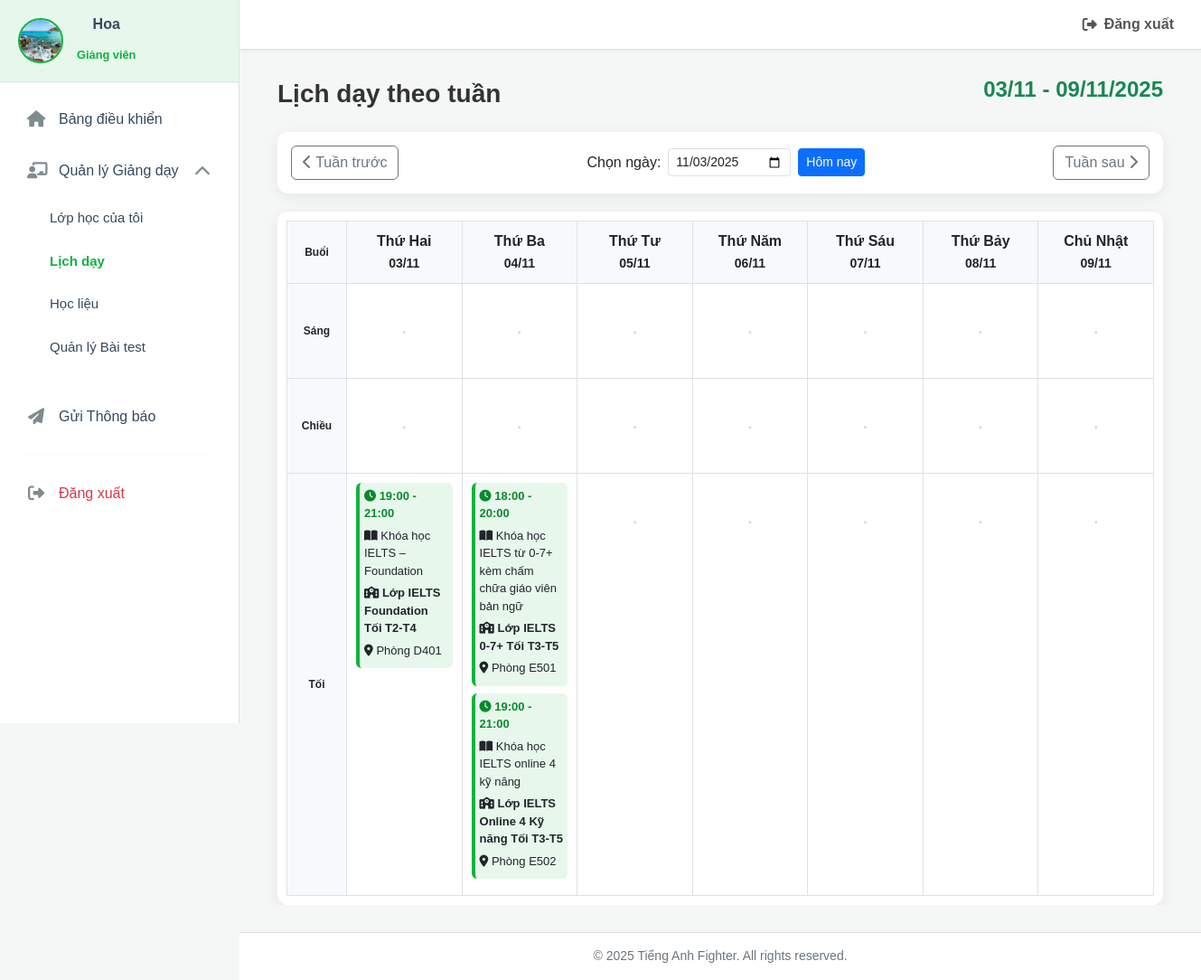
The app's page /admin/admin.php?nav=teacher_schedule (signed in) with its own data.
### tables this page shows
CREATE TABLE `giangvien` (
  `id_giangvien` int(11) NOT NULL,
  `ten_giangvien` varchar(100) NOT NULL,
  `so_dien_thoai` varchar(15) DEFAULT NULL,
  `mat_khau` varchar(255) DEFAULT NULL,
  `email` varchar(100) DEFAULT NULL,
  `mo_ta` text DEFAULT NULL COMMENT 'Mô tả chuyên môn, kinh nghiệm của giảng viên',
  `hinh_anh` varchar(255) DEFAULT NULL
);

CREATE TABLE `lichhoc` (
  `id_lichhoc` int(11) NOT NULL,
  `id_lop` varchar(50) NOT NULL,
  `ngay_hoc` date NOT NULL,
  `gio_bat_dau` time NOT NULL,
  `gio_ket_thuc` time NOT NULL,
  `phong_hoc` varchar(100) DEFAULT NULL COMMENT 'Tên phòng học hoặc link học Online',
  `ghi_chu` text DEFAULT NULL
);

CREATE TABLE `khoahoc` (
  `id_khoahoc` int(11) NOT NULL,
  `ten_khoahoc` varchar(100) DEFAULT NULL,
  `mo_ta` text DEFAULT NULL,
  `thoi_gian` int(11) DEFAULT NULL COMMENT 'Thời lượng khóa học (tính bằng số buổi)',
  `chi_phi` int(11) DEFAULT NULL,
  `hinh_anh` varchar(255) DEFAULT NULL,
  `danh_gia_tb` decimal(3,2) DEFAULT NULL,
  `cap_do` varchar(50) DEFAULT NULL COMMENT 'Cấp độ của khóa học (Beginner, Intermediate, IELTS 5.0+,...)'
);

CREATE TABLE `lop_hoc` (
  `id_lop` varchar(50) NOT NULL,
  `id_khoahoc` int(11) NOT NULL,
  `ten_lop` varchar(100) NOT NULL,
  `id_giangvien` int(11) DEFAULT NULL COMMENT 'Giảng viên trực tiếp đứng lớp',
  `so_luong_hoc_vien` int(11) DEFAULT 0,
  `trang_thai` enum('dang hoc','da xong') DEFAULT 'dang hoc'
);

### admin/modules/teacher/teacher_schedule.php (the view, shortened to what this page needs)
<?php
$id_giangvien = $_SESSION['id_giangvien'];
$selected_date_str = $_GET['date'] ?? 'today';
try {
    $current_date = new DateTime($selected_date_str);
} catch (Exception $e) {
    $current_date = new DateTime('today');
}
$current_date->setISODate((int)$current_date->format('Y'), (int)$current_date->format('W'));
$start_of_week_dt = clone $current_date;
$end_of_week_dt = (clone $start_of_week_dt)->modify('+6 days');
$start_of_week_sql = $start_of_week_dt->format('Y-m-d');
$end_of_week_sql = $end_of_week_dt->format('Y-m-d');
$prev_week_dt = (clone $start_of_week_dt)->modify('-1 week');
$next_week_dt = (clone $start_of_week_dt)->modify('+1 week');
$days_of_week = ['Monday', 'Tuesday', 'Wednesday', 'Thursday', 'Friday', 'Saturday', 'Sunday'];
$vietnamese_days = ['Thứ Hai', 'Thứ Ba', 'Thứ Tư', 'Thứ Năm', 'Thứ Sáu', 'Thứ Bảy', 'Chủ Nhật'];
$sql_schedule = "
    SELECT lh.ngay_hoc, lh.gio_bat_dau, lh.gio_ket_thuc, lh.phong_hoc, l.ten_lop, kh.ten_khoahoc
    FROM lichhoc lh
    JOIN lop_hoc l ON lh.id_lop = l.id_lop
    JOIN khoahoc kh ON l.id_khoahoc = kh.id_khoahoc
    WHERE l.id_giangvien = ? AND lh.ngay_hoc BETWEEN ? AND ?
    ORDER BY lh.ngay_hoc, lh.gio_bat_dau ASC
";
$stmt = $conn->prepare($sql_schedule);
$stmt->bind_param('iss', $id_giangvien, $start_of_week_sql, $end_of_week_sql);
$stmt->execute();
$result = $stmt->get_result();
$sessions = ['Sáng', 'Chiều', 'Tối'];
$schedule_matrix = array_fill_keys($sessions, array_fill_keys($days_of_week, []));
while ($row = $result->fetch_assoc()) {
    $day_of_week = date('l', strtotime($row['ngay_hoc']));
    $start_time = $row['gio_bat_dau'];
    $session = '';
    if ($start_time < MORNING_END) {
        $session = 'Sáng';
    } elseif ($start_time < AFTERNOON_END) {
        $session = 'Chiều';
    } else {
        $session = 'Tối';
    }
    if ($session) {
        $schedule_matrix[$session][$day_of_week][] = $row;
    }
}
?>
<div class="container-fluid">
    <div class="page-header d-flex justify-content-between align-items-center mb-4 flex-wrap gap-2">
        <h1 class="title-color mb-0" style="border:none; padding-bottom: 0;">Lịch dạy theo tuần</h1>
        <h4 class="text-success fw-bold d-none d-md-block">
            <?php echo $start_of_week_dt->format("d/m") . " - " . $end_of_week_dt->format("d/m/Y"); ?>
        </h4>
    </div>
    <div class="week-navigation animated-card">
        <a href="?nav=teacher_schedule&date=<?php echo $prev_week_dt->format('Y-m-d'); ?>"
            class="btn btn-outline-secondary">
            <i class="fa-solid fa-chevron-left"></i> Tuần trước
        </a>
        <div class="d-flex align-items-center gap-2">
            <label for="date-picker" class="col-form-label text-nowrap">Chọn ngày:</label>
            <input type="date" class="form-control form-control-sm" id="date-picker"
                value="<?php echo $start_of_week_dt->format('Y-m-d'); ?>">
            <a href="?nav=teacher_schedule" class="btn btn-sm btn-primary text-nowrap">Hôm nay</a>
        </div>
        <a href="?nav=teacher_schedule&date=<?php echo $next_week_dt->format('Y-m-d'); ?>"
            class="btn btn-outline-secondary">
            Tuần sau <i class="fa-solid fa-chevron-right"></i>
        </a>
    </div>
    <div class="schedule-table-wrapper animated-card" style="animation-delay: 200ms;">
        <table class="weekly-schedule-table">
            <thead>
                <tr>
                    <th class="session-cell">Buổi</th>
                    <?php for ($i = 0; $i < 7; $i++):
                        $day_dt = (clone $start_of_week_dt)->modify("+$i days");
                    ?>
                        <th>
                            <?php echo $vietnamese_days[$i]; ?><br>
                            <small><?php echo $day_dt->format('d/m'); ?></small>
                        </th>
                    <?php endfor; ?>
                </tr>
            </thead>
            <tbody>
                <?php foreach ($sessions as $session): ?>
                    <tr>
                        <td class="session-cell"><strong><?php echo $session; ?></strong></td>
                        <?php foreach ($days_of_week as $day): ?>
                            <td>
                                <?php if (!empty($schedule_matrix[$session][$day])): ?>
                                    <?php foreach ($schedule_matrix[$session][$day] as $item): ?>
                                        <div class="schedule-item">
                                            <p class="time">
                                                <i class="fa-solid fa-clock"></i>
                                                <?php echo date("H:i", strtotime($item['gio_bat_dau'])) . ' - ' . date("H:i", strtotime($item['gio_ket_thuc'])); ?>
                                            </p>
                                            <p>
                                                <i class="fa-solid fa-book-open"></i>
                                                <?php echo htmlspecialchars($item['ten_khoahoc']); ?>
                                            </p>
                                            <p>
                                                <i class="fa-solid fa-school"></i>
                                                <strong><?php echo htmlspecialchars($item['ten_lop']); ?></strong>
                                            </p>
                                            <p>
                                                <i class="fa-solid fa-map-marker-alt"></i>
                                                <?php echo htmlspecialchars($item['phong_hoc']); ?>
                                            </p>
                                        </div>
                                    <?php endforeach; ?>
                                <?php else: ?>
                                    <div class="text-center py-4">
                                        <span class="no-schedule-dot">&middot;</span>
                                    </div>
                                <?php endif; ?>
                            </td>
                        <?php endforeach; ?>
                    </tr>
                <?php endforeach; ?>
            </tbody>
        </table>
    </div>
</div>

### admin/modules/teacher/teacher_menu.php (shortened to what this page needs)
<?php
$id_giangvien = $_SESSION['id_giangvien'] ?? null;
$teacher_avatar = '../images/logo.png';
if ($id_giangvien) {
    $sql_teacher = "SELECT hinh_anh FROM giangvien WHERE id_giangvien = ?";
    $stmt_teacher = $conn->prepare($sql_teacher);
    $stmt_teacher->bind_param("i", $id_giangvien);
    $stmt_teacher->execute();
    $result_teacher = $stmt_teacher->get_result();
    if ($row_teacher = $result_teacher->fetch_assoc()) {
        if (!empty($row_teacher['hinh_anh'])) {
            $teacher_avatar = "../" . $row_teacher['hinh_anh'];
        }
    }
}
$current_page = $_GET['nav'] ?? '';
$teaching_management_pages = [
    'teacher_classes',
    'lichhoc',
    'teacher_materials',
    'question',
    'ds_cauhoi_gv',
    'kqhocvien_gv',
    'teacher_schedule'
];
$is_teaching_management_active = in_array($current_page, $teaching_management_pages);
?>
<div class="sidebar-header teacher-header">
    <div class="teacher-info">
        <img src="<?php echo htmlspecialchars($teacher_avatar); ?>" alt="Avatar Giảng viên" onerror="this.src='../images/logo.png';">
        <div>
            <p class="name"><?php echo htmlspecialchars($_SESSION['teacher_name']); ?></p>
            <span class="role">Giảng viên</span>
        </div>
    </div>
</div>
<nav class="admin-nav">
    <ul>
        <li>
            <a href="./admin.php" class="<?php echo ($current_page == '') ? 'active' : ''; ?>">
                <i class="fa-solid fa-house"></i>
                <span>Bảng điều khiển</span>
            </a>
        </li>
        <li>
            <a href="#teachingSubmenu" data-bs-toggle="collapse" aria-expanded="<?php echo $is_teaching_management_active ? 'true' : 'false'; ?>" class="nav-link-collapse <?php echo $is_teaching_management_active ? '' : 'collapsed'; ?>">
                <i class="fa-solid fa-chalkboard-user"></i>
                <span>Quản lý Giảng dạy</span>
                <i class="collapse-arrow fa-solid fa-chevron-down ms-auto"></i>
            </a>
            <ul class="collapse list-unstyled <?php echo $is_teaching_management_active ? 'show' : ''; ?>" id="teachingSubmenu">
                <li>
                    <a href="./admin.php?nav=teacher_classes" class="<?php echo in_array($current_page, ['teacher_classes', 'lichhoc']) ? 'active' : ''; ?>">
                        Lớp học của tôi
                    </a>
                </li>
                <li>
                    <a href="./admin.php?nav=teacher_schedule" class="<?php echo ($current_page == 'teacher_schedule') ? 'active' : ''; ?>">
                        Lịch dạy
                    </a>
                </li>
                <li>
                    <a href="./admin.php?nav=teacher_materials" class="<?php echo ($current_page == 'teacher_materials') ? 'active' : ''; ?>">
                        Học liệu
                    </a>
                </li>
                <li>
                    <a href="./admin.php?nav=question" class="<?php echo in_array($current_page, ['question', 'ds_cauhoi_gv', 'kqhocvien_gv']) ? 'active' : ''; ?>">
                        Quản lý Bài test
                    </a>
                </li>
            </ul>
        </li>
        <li>
            <a href="./admin.php?nav=teacher_notifications" class="<?php echo ($current_page == 'teacher_notifications') ? 'active' : ''; ?>">
                <i class="fa-solid fa-paper-plane"></i>
                <span>Gửi Thông báo</span>
            </a>
        </li>
        <hr>
        <li>
            <a href="modules/logout.php" class="text-danger">
                <i class="fa-solid fa-right-from-bracket"></i><span>Đăng xuất</span>
            </a>
        </li>
    </ul>
</nav>

### admin/css/admin.css (style rules this page uses)
:root { --brand-color: #0db33b; --brand-color-dark: #0a8a2c; --brand-color-light: #e7f7ec; --sidebar-bg: #ffffff; --sidebar-header-bg: #f8f9fa; --sidebar-text: #34495e; --sidebar-text-hover: #ffffff; --sidebar-icon-color: #7f8c8d; --sidebar-active-bg: var(--brand-color); --sidebar-hover-bg: #f1f1f1; --content-bg: #f4f7f6; --white-bg: #ffffff; --border-color: #dee2e6; --shadow: 0 4px 15px rgba(0, 0, 0, 0.07); }
body { margin: 0; font-family: Arial, sans-serif; background-color: var(--content-bg); }
a { text-decoration: none !important; }
.sidebar-header { padding: 20px; text-align: center; font-size: 24px; font-weight: 700; background-color: var(--sidebar-header-bg); color: var(--brand-color); border-bottom: 1px solid var(--border-color); }
.admin-nav { flex-grow: 1; padding-top: 15px; overflow-y: auto; overflow-x: hidden; max-height: calc(100vh - 80px); scroll-behavior: smooth; -webkit-overflow-scrolling: touch; }
.admin-nav { scrollbar-width: thin; scrollbar-color: var(--brand-color) transparent; }
.admin-nav::after { content: ''; position: sticky; bottom: 0; left: 0; width: 100%; height: 40px; background: linear-gradient(to bottom, transparent, var(--sidebar-bg)); pointer-events: none; opacity: 0; transition: opacity 0.3s ease; }
.admin-nav ul { list-style: none; padding: 0; margin: 0 10px; padding-bottom: 20px; }
.admin-nav ul li a { display: flex; align-items: center; gap: 15px; padding: 14px 20px; color: var(--sidebar-text); font-size: 16px; font-weight: 500; transition: all 0.2s ease-in-out; border-radius: 8px; margin-bottom: 5px; }
.admin-nav ul li a .fa-solid { font-size: 18px; width: 20px; text-align: center; color: var(--sidebar-icon-color); transition: color 0.2s ease-in-out; }
.admin-nav ul li a.active { background-color: var(--sidebar-active-bg); color: var(--sidebar-text-hover); font-weight: 600; box-shadow: 0 4px 12px rgba(13, 179, 59, 0.3); }
.admin-nav .nav-link-collapse .collapse-arrow { transition: transform 0.3s ease; }
.admin-nav .nav-link-collapse:not(.collapsed) .collapse-arrow { transform: rotate(180deg); }
.admin-nav .collapse { margin: 0 0 5px 15px; padding-left: 15px; border-left: 2px solid var(--border-color-light); }
.admin-nav .collapse li a { padding: 10px 15px; font-size: 15px; color: var(--sidebar-text); }
.admin-nav .collapse li a.active { background: none; color: var(--brand-color); font-weight: 600; box-shadow: none; }
.title-color { color: #333; text-align: left; font-size: 28px; font-weight: 700; margin-bottom: 25px; padding-bottom: 10px; border-bottom: 1px solid var(--border-color); position: relative; }
.title-color:after { content: ""; background: var(--primary-color); bottom: -1px; display: block; height: 3px; left: 0; position: absolute; width: 80px; }
.animated-card, .animated-row { opacity: 0; animation: fadeInUp 0.5s ease-out forwards; }

### admin/modules/teacher/teacher_menu.php (style rules this page uses)
.sidebar-header.teacher-header { background-color: var(--brand-color-light); padding: 15px 20px; }
.teacher-info { display: flex; align-items: center; gap: 15px; }
.teacher-info img { width: 50px; height: 50px; border-radius: 50%; border: 2px solid var(--brand-color); object-fit: cover; }
.teacher-info .name { font-size: 1rem; font-weight: 600; color: var(--sidebar-text); margin: 0; }
.teacher-info .role { font-size: 0.8rem; color: var(--text-color-light); }
.admin-nav hr { margin: 1rem; border-color: rgba(0, 0, 0, 0.05); }

### records on screen
giangvien: hinh_anh (picture)
lichhoc: gio_bat_dau "19:00", gio_ket_thuc "21:00", khoahoc.ten_khoahoc "Khóa học IELTS – Foundation", id_lop.ten_lop "Lớp IELTS Foundation Tối T2-T4", phong_hoc "Phòng D401"
lichhoc: gio_bat_dau "18:00", gio_ket_thuc "20:00", khoahoc.ten_khoahoc "Khóa học IELTS từ 0-7+ kèm chấm chữa giáo viên bản ngữ", id_lop.ten_lop "Lớp IELTS 0-7+ Tối T3-T5", phong_hoc "Phòng E501"
lichhoc: gio_bat_dau "19:00", gio_ket_thuc "21:00", khoahoc.ten_khoahoc "Khóa học IELTS online 4 kỹ năng", id_lop.ten_lop "Lớp IELTS Online 4 Kỹ năng Tối T3-T5", phong_hoc "Phòng E502"

### other values on screen
$_SESSION['teacher_name'] "Hoa"
$start_of_week_dt->format("d/m") "03/11"
$end_of_week_dt->format("d/m/Y") "09/11/2025"
$vietnamese_days[$i] "Thứ Hai"
$day_dt->format('d/m') "03/11"
$vietnamese_days[$i] "Thứ Ba"
$day_dt->format('d/m') "04/11"
$vietnamese_days[$i] "Thứ Tư"
$day_dt->format('d/m') "05/11"
$vietnamese_days[$i] "Thứ Năm"
$day_dt->format('d/m') "06/11"
$vietnamese_days[$i] "Thứ Sáu"
$day_dt->format('d/m') "07/11"
$vietnamese_days[$i] "Thứ Bảy"
$day_dt->format('d/m') "08/11"
